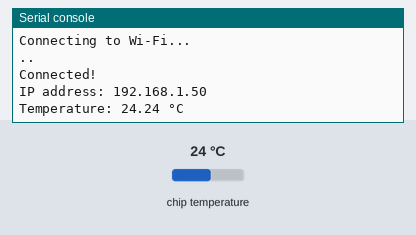
A program run on a simulated Raspberry Pi Pico running MicroPython. Parts: the last lines printed to the serial console. The inputs (shaded band) are chosen by the test bench; at power-on: chip temperature 24 °C. WiFi joins after 1.5 s.

Above: at 3.2 s.
3.3 s: chip temperature set to 1 °C
At 4.4 s:
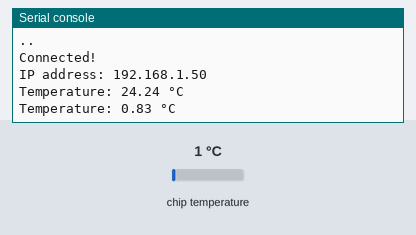
6.0 s: chip temperature set to 11 °C
At 7.2 s:
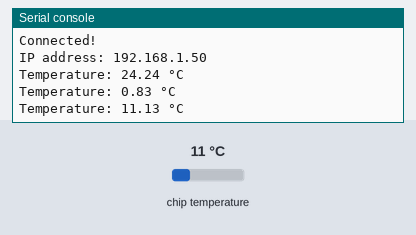
Timing chart, 0 to 9.0 s (numbered marks = the images above; inputs shaded):
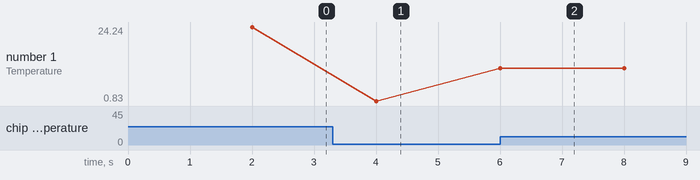

Measured:
- after the input at 3.3 s, the serial console: prints a new line after 0.70 s (image 1)
- after the input at 6.0 s, the serial console: prints a new line at once (image 2)
- plotted number 1: 24.24 → 0.83 after the input at 3.3 s, 0.83 → 11.13 after the input at 6.0 s

The program:

network.py
```python
import network
import time
import machine

WIFI_SSID = "YOUR_WIFI_NAME"
WIFI_PASSWORD = "YOUR_WIFI_PASSWORD"

sensor = machine.ADC(4)
conversion_factor = 3.3 / 65535

wlan = network.WLAN(network.STA_IF)
wlan.active(True)

print("Connecting to Wi-Fi...")

wlan.connect(WIFI_SSID, WIFI_PASSWORD)

while not wlan.isconnected():
    print(".", end="")
    time.sleep(1)

print()
print("Connected!")
print("IP address:", wlan.ifconfig()[0])

while True:
    reading = sensor.read_u16() * conversion_factor
    temperature = 27 - (reading - 0.706) / 0.001721

    print("Temperature:", round(temperature, 2), "°C")

    time.sleep(2)
```
